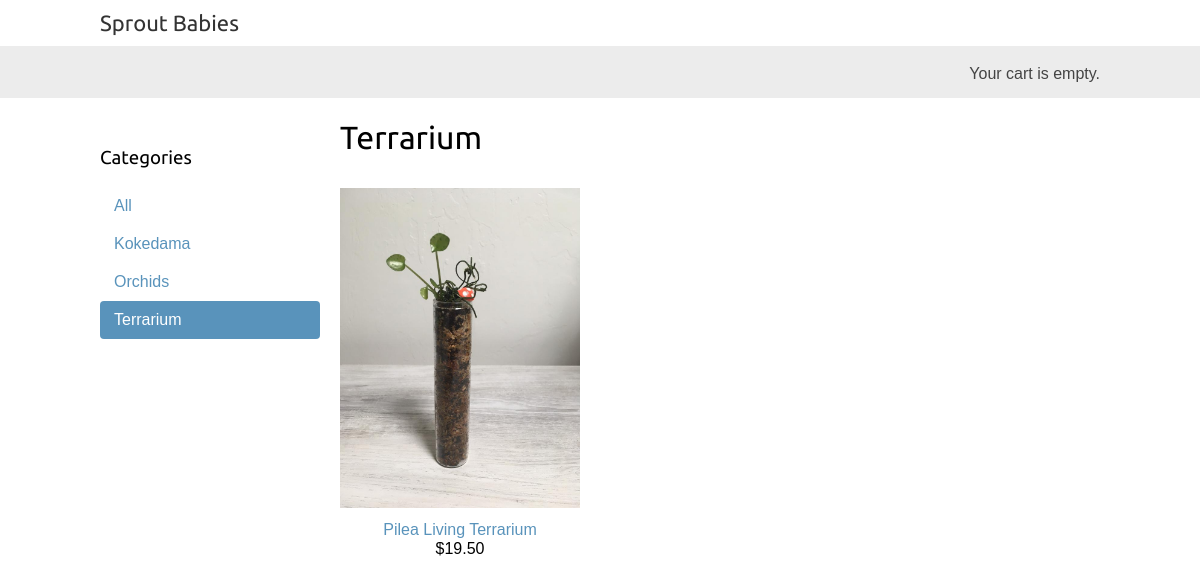
/terrarium/, run on the app's committed database.
### app/models.py (models this page shows, shortened)
class Category(models.Model):
    name = models.CharField(max_length=200, db_index=True)
    slug = models.SlugField(max_length=200, unique=True)
    class Meta:
        ordering = ('name',)
        verbose_name = 'category'
        verbose_name_plural = 'categories'
    def get_absolute_url(self):
        return reverse('app:product_list_by_category', args=[self.slug])

class Product(models.Model):
    category = models.ForeignKey(Category, related_name='products', on_delete=models.CASCADE)
    name = models.CharField(max_length=200, db_index=True)
    slug = models.SlugField(max_length=200, db_index=True)
    image = models.ImageField(upload_to='products/%Y/%m/%d', blank=True)
    description = models.TextField(blank=True)
    price = models.DecimalField(max_digits=10, decimal_places=2)
    available = models.BooleanField(default=True)
    created = models.DateTimeField(auto_now_add=True)
    updated = models.DateTimeField(auto_now=True)
    class Meta:
        ordering = ('name',)
        index_together = (('id', 'slug'),)
    def get_absolute_url(self):
        return reverse('app:product_detail', args=[self.id, self.slug])

### app/views.py (the view)
# urls.py: path('', views.product_list, name='product_list'),
def product_list(request, category_slug=None):
    category = None
    categories = Category.objects.all()
    products = Product.objects.filter(available=True)
    if category_slug:
        category = get_object_or_404(Category, slug=category_slug)
        products = products.filter(category=category)
    return render(request,
        'app/product/list.html',
        {'category': category,
        'categories': categories,
        'products': products})

### cart/cart.py (called while the page is built)
    def __len__(self):
        return sum(item['quantity'] for item in self.cart.values())

### cart/context_processors.py (called while the page is built)
def cart(request):
    return {'cart': Cart(request)}

### app/templates/app/product/list.html (shortened to what this page needs)
{% extends "app/base.html" %}
{% load static %}
{% block content %}
    <div id="sidebar">
        <h3>Categories</h3>
        <ul>
            <li {% if not category %} class="selected" {% endif %}>
                <a href="{% url 'app:product_list' %}">All</a>
            </li>
            {% for c in categories %}
                <li {% if category.slug == c.slug %} class="selected" {% endif %}>
                    <a href="{{ c.get_absolute_url }}">{{ c.name }}</a>
                </li>
            {% endfor %}
        </ul>
    </div>
    <div id="main" class="product-list">
        <h1>{% if category %}{{ category.name }}{% else %}Products{% endif %}</h1>
        {% for product in products %}
            <div class="item">
                <a href="{{ product.get_absolute_url }}">
                    <img src="{% if product.image %}{{ product.image.url }}{% else %}{% static 'img/no_image.png' %}{% endif %}">
                </a>
                <a href="{{ product.get_absolute_url }}">{{ product.name }}</a>
                <br>
                ${{ product.price }}
            </div>
        {% endfor %}
    </div>
{% endblock %}

### app/static/css/base.css (style rules this page uses)
body { margin:0; padding:0; font-family:helvetica, sans-serif; }
h1, h2, h3, h4, h5 , h6 { font-family: 'Ubuntu', sans-serif; font-weight:normal; }
a { text-decoration:none; color:#5993bb; }
#sidebar { width:220px; padding:30px 20px 0 0; float:left; }
#sidebar ul { margin:0; padding:0; }
#sidebar ul li { margin:0; list-style:none; padding:10px 14px; }
#sidebar ul li a { display:block; }
#sidebar ul li.selected { background:#5993bb; border-radius:4px; }
#sidebar ul li.selected a { color:#fff; }
#main { float:left; width: 96%; margin-right:-220px; overflow:hidden; }
.product-list .item { width:25%; padding:10px 20px 10px 0; float:left; text-align:center; line-height:1.2; }
.product-list .item img { width:100%; margin-bottom:8px; }

### data on the page
Category: name "Kokedama"
Category: name "Orchids"
Category: name "Terrarium"
Product: image (picture), name "Pilea Living Terrarium", price "19.50"
